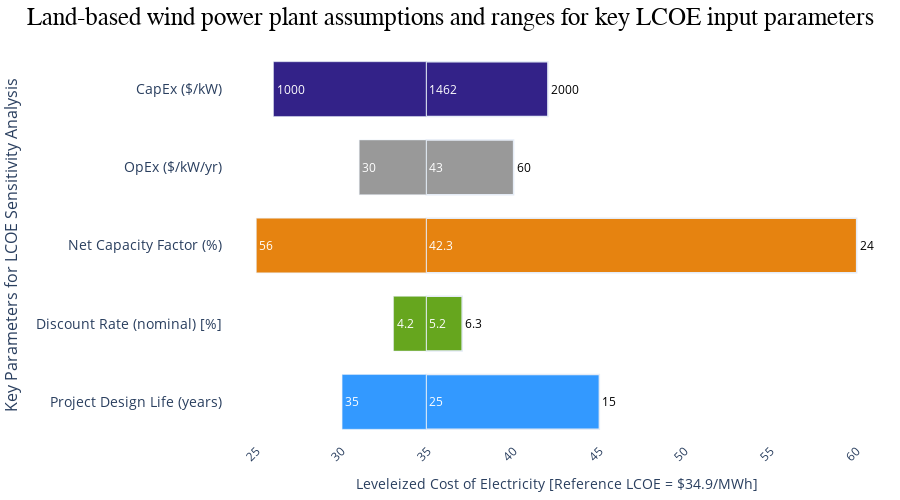

Notebook source saved alongside this figure:
### Markdown cell above
<br/><br/>
# <center>Figure ES5. Land-based wind power plant assumptions and ranges for key LCOE input parameters.

### Code cell
# Tornado chart template obtained from 
# https://python.plainenglish.io/how-to-create-a-beautify-tornado-chart-in-python-plotly-6c0519e185b4

import numpy as np
import pandas as pd
import matplotlib.pyplot as plt
import plotly.graph_objects as go
%matplotlib inline

y_labels = ['Project Design Life (years)',
         'Discount Rate (nominal) [%]',
         'Net Capacity Factor (%)',
         'OpEx ($/kW/yr)',
         'CapEx ($/kW)']


upper_capex = 42
upper_opex = 40
upper_net_cf = 60
upper_discount_rate = 37
upper_project_design_life = 45
upper_bound = [upper_project_design_life, 
               upper_discount_rate, 
               upper_net_cf,
               upper_opex,
               upper_capex]

# Values to go into bar labels
upper_capex_label = 2000
upper_opex_label = 60
upper_net_cf_label = 24
upper_discount_rate_label = 6.26
upper_project_design_life_label = 15
upper_bound_label = [upper_project_design_life_label, 
                    upper_discount_rate_label, 
                    upper_net_cf_label,
                    upper_opex_label,
                    upper_capex_label]

# ajdust for lcoe 
upper_bound_lcoe_adjustment = [x - lcoe for x in upper_bound]

lower_capex = lcoe - 26
lower_opex = lcoe - 31
lower_net_cf = lcoe - 25
lower_discount_rate = lcoe - 33
lower_project_design_life = lcoe - 30
lower_bound = [lower_project_design_life, 
               lower_discount_rate, 
               lower_net_cf,
               lower_opex,
               lower_capex]

# Values to go into bar labels
lower_capex_label = 1000
lower_opex_label = 30
lower_net_cf_label = 56
lower_discount_rate_label = 4.22
lower_project_design_life_label = 35
lower_bound_label = [lower_project_design_life_label, 
                    lower_discount_rate_label, 
                    lower_net_cf_label,
                    lower_opex_label,
                    lower_capex_label]

# Values for reference case
base_capex = 0.001
base_opex = 0.001
base_net_cf = 0.001
base_discount_rate = 0.001
base_project_design_life = 0.001
base_bound = [base_project_design_life, 
               base_discount_rate, 
               base_net_cf,
               base_opex,
               base_capex]

# Values to go into bar labels (reference)
base_capex_label = 1462
base_opex_label = 43
base_net_cf_label = 42.3
base_discount_rate_label = 5.23
base_project_design_life_label = 25
base_bound_label = [base_project_design_life_label, 
                    base_discount_rate_label, 
                    base_net_cf_label,
                    base_opex_label,
                    base_capex_label]

#convert lower_bound to negative values
def Convert(lst):
    return [ -i for i in lst ]

negative_lower_bound = Convert(lower_bound)
# ajdust for lcoe 
negative_lower_bound_lcoe_adjustment = [x + lcoe for x in negative_lower_bound]

fig = go.Figure()



customscale=["rgb(51,153,255)",
            "rgb(102, 166, 30)",
            "rgb(230, 131, 16)", 
            "rgb(153, 153, 153)",
            "rgb(51, 34, 136)"]
z = customscale

fig.add_trace(go.Bar(y=y_labels, x=upper_bound_lcoe_adjustment,
                base=lcoe,
                marker=dict(color = z, colorscale=customscale),
                orientation='h',
                marker_line_width=1.5,
                text = [round(elem, 1) for elem in upper_bound_label],
                textposition='outside',
                textfont=dict(color="black")
                    ))

fig.add_trace(go.Bar(y=y_labels, x=base_bound,
                base= lcoe,
                marker=dict(color = z, colorscale=customscale),
                orientation='h',
                text = [round(elem, 1) for elem in base_bound_label],
                textposition='auto',
                textfont=dict(color="white")
              ))

fig.add_trace(go.Bar(y=y_labels, x=negative_lower_bound,
                base= lcoe,
                marker=dict(color = z, colorscale=customscale),
                orientation='h',
                text = [round(elem, 1) for elem in lower_bound_label],
                textposition='inside',
                textfont=dict(color="white")
              ))

fig.update_layout(height=500,
                  margin=dict(t=50,l=10,b=10,r=10),title_text="Land-based wind power plant assumptions and ranges for key LCOE input parameters",
                  title_font_family="sans-serif",
                  title_font_size = 25,
                  title_font_color="black",
                  title_x=0.5 #to adjust the position along x-axis of the title
                 )

fig.update_layout(
                  barmode='overlay', 
                  xaxis_tickangle=-45, 
                  xaxis=dict(
                      title="Leveleized Cost of Electricity [Reference LCOE = $" + str(round(lcoe, 1)) +  "/MWh]"),
                  yaxis=dict(
                             title='Key Parameters for LCOE Sensitivity Analysis', 
                             titlefont_size=16, 
                             tickfont_size=14),
                  bargap=0.30, 
                  paper_bgcolor='white',
                  plot_bgcolor='white',
                 )
fig.update(layout_showlegend=False)
fig.write_image(path + 'fig_es5.eps', scale=1, width=1000, height=800)
fig.show()

### Figure 1 — Plotly figure (JSON) as saved in the notebook; plotly's stock layout.template omitted (floating-point values rounded to 4 significant figures)
{"data": [{"base": 34.9, "marker": {"color": ["rgb(51,153,255)", "rgb(102, 166, 30)", "rgb(230, 131, 16)", "rgb(153, 153, 153)", "rgb(51, 34, 136)"], "colorscale": [[0, "rgb(51,153,255)"], [0.25, "rgb(102, 166, 30)"], [0.5, "rgb(230, 131, 16)"], [0.75, "rgb(153, 153, 153)"], [1, "rgb(51, 34, 136)"]], "line": {"width": 1.5}}, "orientation": "h", "text": ["15", "6.3", "24", "60", "2000"], "textfont": {"color": "black"}, "textposition": "outside", "type": "bar", "x": [10.1, 2.1, 25.1, 5.1, 7.1], "y": ["Project Design Life (years)", "Discount Rate (nominal) [%]", "Net Capacity Factor (%)", "OpEx ($/kW/yr)", "CapEx ($/kW)"]}, {"base": 34.9, "marker": {"color": ["rgb(51,153,255)", "rgb(102, 166, 30)", "rgb(230, 131, 16)", "rgb(153, 153, 153)", "rgb(51, 34, 136)"], "colorscale": [[0, "rgb(51,153,255)"], [0.25, "rgb(102, 166, 30)"], [0.5, "rgb(230, 131, 16)"], [0.75, "rgb(153, 153, 153)"], [1, "rgb(51, 34, 136)"]]}, "orientation": "h", "text": ["25", "5.2", "42.3", "43", "1462"], "textfont": {"color": "white"}, "textposition": "auto", "type": "bar", "x": [0.001, 0.001, 0.001, 0.001, 0.001], "y": ["Project Design Life (years)", "Discount Rate (nominal) [%]", "Net Capacity Factor (%)", "OpEx ($/kW/yr)", "CapEx ($/kW)"]}, {"base": 34.9, "marker": {"color": ["rgb(51,153,255)", "rgb(102, 166, 30)", "rgb(230, 131, 16)", "rgb(153, 153, 153)", "rgb(51, 34, 136)"], "colorscale": [[0, "rgb(51,153,255)"], [0.25, "rgb(102, 166, 30)"], [0.5, "rgb(230, 131, 16)"], [0.75, "rgb(153, 153, 153)"], [1, "rgb(51, 34, 136)"]]}, "orientation": "h", "text": ["35", "4.2", "56", "30", "1000"], "textfont": {"color": "white"}, "textposition": "inside", "type": "bar", "x": [-4.9, -1.9, -9.9, -3.9, -8.9], "y": ["Project Design Life (years)", "Discount Rate (nominal) [%]", "Net Capacity Factor (%)", "OpEx ($/kW/yr)", "CapEx ($/kW)"]}], "layout": {"bargap": 0.3, "barmode": "overlay", "height": 500, "margin": {"b": 10, "l": 10, "r": 10, "t": 50}, "paper_bgcolor": "white", "plot_bgcolor": "white", "showlegend": false, "title": {"font": {"color": "black", "family": "sans-serif", "size": 25}, "text": "Land-based wind power plant assumptions and ranges for key LCOE input parameters", "x": 0.5}, "xaxis": {"tickangle": -45, "title": {"text": "Leveleized Cost of Electricity [Reference LCOE = $34.9/MWh]"}}, "yaxis": {"tickfont": {"size": 14}, "title": {"font": {"size": 16}, "text": "Key Parameters for LCOE Sensitivity Analysis"}}}}
